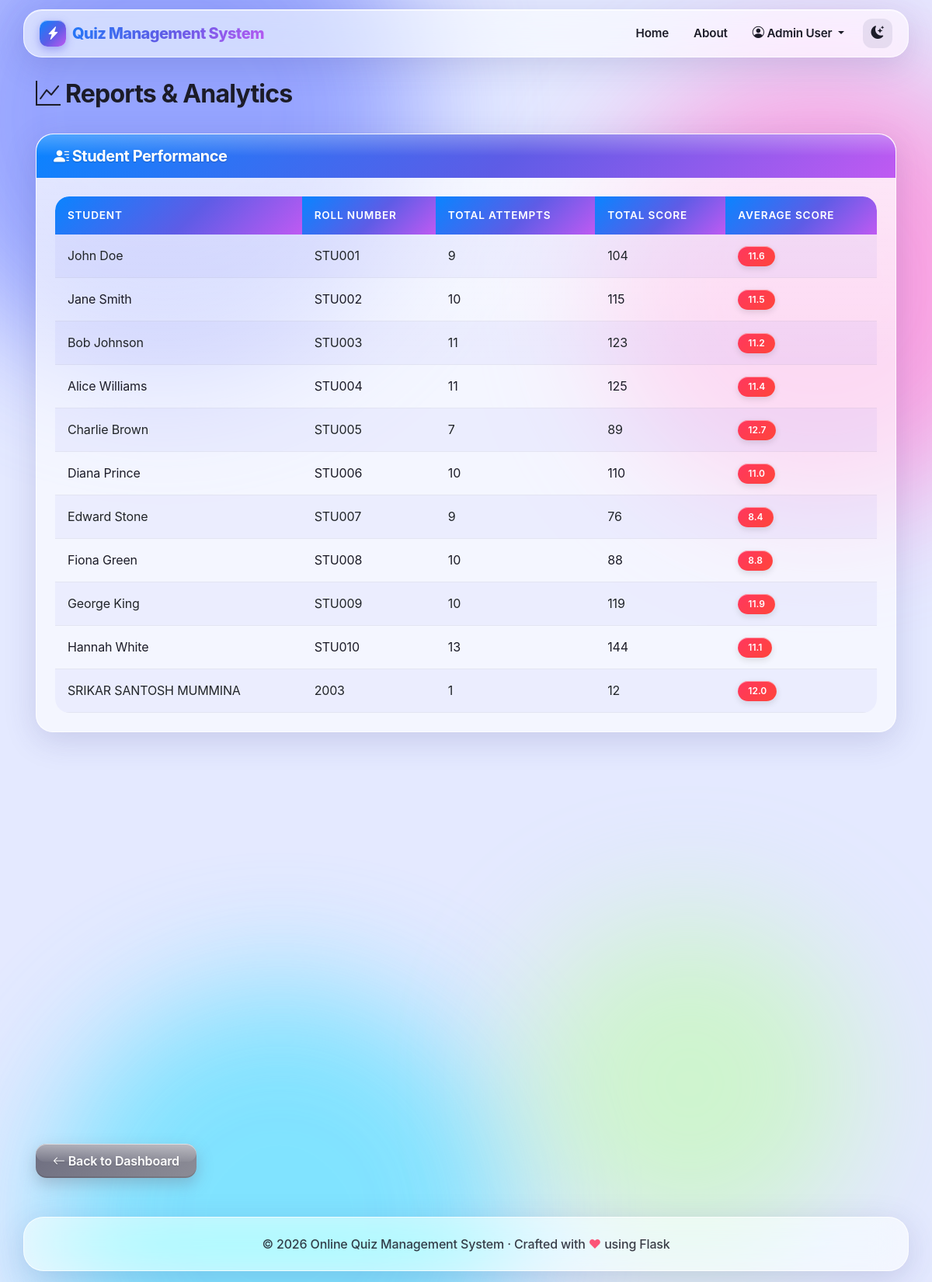
The app's page /admin/reports (signed in) with its own data.
### models.py (models this page shows)
class Student(db.Model):
    id = db.Column(db.Integer, primary_key=True)
    name = db.Column(db.String(100), nullable=False)
    roll_number = db.Column(db.String(20), unique=True, nullable=False)
    email = db.Column(db.String(100), nullable=False)
    password = db.Column(db.String(255), nullable=False)
    created_at = db.Column(db.DateTime, default=datetime.now)

### app.py (the view)
@app.route('/admin/reports')
@admin_login_required
def admin_reports():
    students = Student.query.all()
    quizzes = Quiz.query.all()
    student_performance = []
    for student in students:
        attempts = QuizAttempt.query.filter_by(student_id=student.id).all()
        total_score = sum(attempt.score for attempt in attempts)
        avg_score = total_score / len(attempts) if attempts else 0
        student_performance.append({
            'student': student,
            'attempts': len(attempts),
            'total_score': total_score,
            'avg_score': avg_score
        })
    quiz_stats = []
    for quiz in quizzes:
        attempts = QuizAttempt.query.filter_by(quiz_id=quiz.id).all()
        avg_score = sum(attempt.score for attempt in attempts) / len(attempts) if attempts else 0
        quiz_stats.append({
            'quiz': quiz,
            'attempts': len(attempts),
            'avg_score': avg_score
        })
    return render_template('admin_reports.html',
                         student_performance=student_performance,
                         quiz_stats=quiz_stats)

### app.py (called while the page is built)
def admin_login_required(f):
    @wraps(f)
    def decorated_function(*args, **kwargs):
        if 'admin_id' not in session:
            flash('Please login as admin to access this page.', 'danger')
            return redirect(url_for('admin_login'))
        return f(*args, **kwargs)
    return decorated_function

### templates/admin_reports.html (shortened to what this page needs)
{% extends "base.html" %}
{% block content %}
<div class="row">
    <div class="col-md-12">
        <h2><i class="bi bi-graph-up"></i> Reports & Analytics</h2>
    </div>
</div>
<div class="row mt-4">
    <div class="col-md-12">
        <div class="card">
            <div class="card-header">
                <h5><i class="bi bi-person-lines-fill"></i> Student Performance</h5>
            </div>
            <div class="card-body">
                {% if student_performance %}
                <div class="table-responsive">
                    <table class="table table-striped table-hover">
                        <thead>
                            <tr>
                                <th>Student</th>
                                <th>Roll Number</th>
                                <th>Total Attempts</th>
                                <th>Total Score</th>
                                <th>Average Score</th>
                            </tr>
                        </thead>
                        <tbody>
                            {% for perf in student_performance %}
                            <tr>
                                <td>{{ perf.student.name }}</td>
                                <td>{{ perf.student.roll_number }}</td>
                                <td>{{ perf.attempts }}</td>
                                <td>{{ perf.total_score }}</td>
                                <td>
                                    <span class="badge {% if perf.avg_score >= 70 %}bg-success{% elif perf.avg_score >= 50 %}bg-warning{% else %}bg-danger{% endif %}">
                                        {{ "%.1f"|format(perf.avg_score) }}
                                    </span>
                                </td>
                            </tr>
                            {% endfor %}
                        </tbody>
                    </table>
                </div>
                {% else %}
                <p class="text-muted">No student performance data available.</p>
                {% endif %}
            </div>
        </div>
    </div>
</div>
<div class="row mt-4">
    <div class="col-md-12">
    </div>
</div>
<div class="row mt-4">
    <div class="col-md-12">
        <a href="{{ url_for('admin_dashboard') }}" class="btn btn-secondary">
            <i class="bi bi-arrow-left"></i> Back to Dashboard
        </a>
    </div>
</div>
{% endblock %}

### records on screen
Student: student.name "John Doe", student.roll_number "STU001"
Student: student.name "Jane Smith", student.roll_number "STU002"
Student: student.name "Bob Johnson", student.roll_number "STU003"
Student: student.name "Alice Williams", student.roll_number "STU004"
Student: student.name "Charlie Brown", student.roll_number "STU005"
Student: student.name "Diana Prince", student.roll_number "STU006"
Student: student.name "Edward Stone", student.roll_number "STU007"
Student: student.name "Fiona Green", student.roll_number "STU008"
Student: student.name "George King", student.roll_number "STU009"
Student: student.name "Hannah White", student.roll_number "STU010"
Student: student.name "SRIKAR SANTOSH MUMMINA", student.roll_number "2003"

### other values on screen
{{ session.get('admin_name') }} "Admin User"
{{ perf.attempts }} "9" "10" "11" "11" "7" "10" "9" "10" "10" "13" "1"
{{ perf.total_score }} "104" "115" "123" "125" "89" "110" "76" "88" "119" "144" "12"
{{ "%.1f"|format(perf.avg_score) }} "11.6" "11.5" "11.2" "11.4" "12.7" "11.0" "8.4" "8.8" "11.9" "11.1" "12.0"
